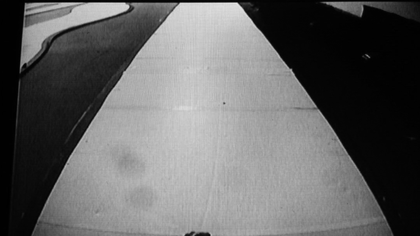
%> input picture 2.bmp, 420 x 236 px, shrunk from 1080 x 607 before the run
$ octave Untitled.m   (GNU Octave 9; MATLAB toolbox functions it lacks are replaced by stand-ins)
%> lines starting %> are read from the running program, lines starting %| are printed output that depends on the picture; in (x1, y1, x2, y2) boxes, pixels count from 0 and x2, y2 are one past the last pixel; in counts of white or black regions, pixels touching at a corner belong together; the program's own positions count from 1
### sobel.m
function img_sobel = sobel(img_test)
[m,n]=size(img_test) ;
img_sobel = zeros(m,n) ;
alpha=2 ;
for i=2:m-1
    for j=2:n-1
        temp=uint16(abs(int16(img_test(i-1,j-1))+alpha*int16(img_test(i,j-1))+int16(img_test(i+1,j-1))-int16(img_test(i-1,j+1))-alpha*int16(img_test(i,j+1))-int16(img_test(i+1,j+1)))) ;
        if(temp>125)
            temp=255 ;
        else
            temp=0 ;
        end
        img_sobel(i,j)=uint8(temp) ;
    end
end
return ;

### Untitled.m
           clc;
clear all;
img_gray = imread('2.bmp','bmp');
%> img_gray is the input picture: size 236x420 uint8; min 0, max 236, mean 99.8
a = size(img_gray);
%> a = [236 420]
subplot(3,3,1),imshow(img_gray);title('原图像') ;
for i = 1:a(1)
    for j = 1:a(2)
        img_gray(i,j) = img_gray(i,j) * ((img_gray(i,j)/126).^2 );
    end
end
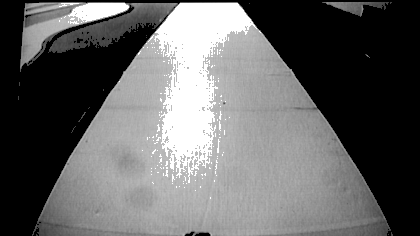
%> img_gray: size 236x420 uint8; min 0, max 255, mean 100.2

subplot(3,3,2),imshow(img_gray);title('加强对比度') ;
%b = rgb2gray(a);
%img_histeq = histeq(img_gray,255);
%subplot(3,3,2),imshow(img_histeq);title('直方图均衡') ;
img_sobel=sobel(img_gray) ;
%> after the loop in sobel, `for i=2:m-1`:
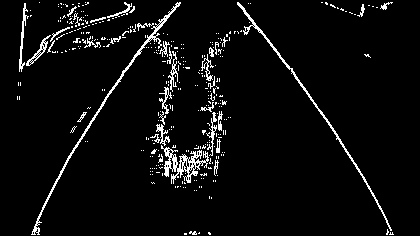
%> img_sobel: size 236x420 double; 5% white in thin lines or dots, all inside (x1, y1, x2, y2) = (17, 2, 394, 235)
subplot(3,3,3),imshow(img_sobel);title('边缘检测') ;

%kernel=[1;1;1;1;1;1;1;1;1] ;
img_erode=imerode(img_sobel,[1;1;1;1;1;1;1;1;1]) ;
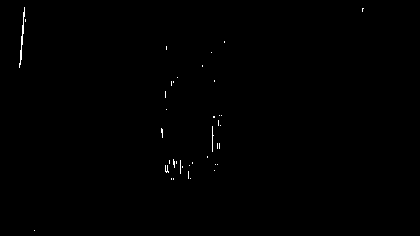
%> img_erode: size 236x420 double; 0.28% white in thin lines or dots, all inside (x1, y1, x2, y2) = (19, 7, 364, 231)
img_dilate=imdilate(img_erode,[1;1;1;1;1;1;1;1]) ;
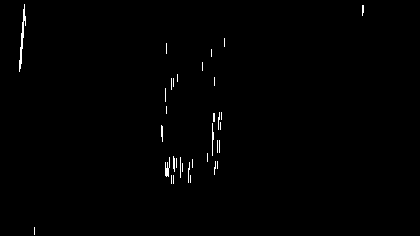
%> img_dilate: size 236x420 double; 0.64% white in thin lines or dots, all inside (x1, y1, x2, y2) = (19, 4, 364, 235)
subplot(3,3,4),imshow(img_erode);title('imerode Image') ;
subplot(3,3,5),imshow(img_dilate);title('imdilate Image') ;

for i = 1:a(1)
    for j = 1:a(2)
        if(img_dilate(i,j) == 255)
            img_sobel(i,j) = 0;
        end
    end
end
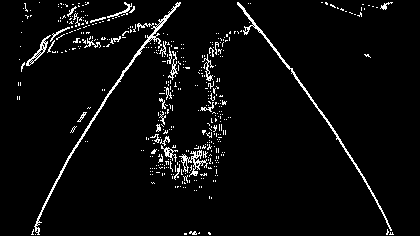
%> img_sobel: size 236x420 double; 4.3% white in thin lines or dots, all inside (x1, y1, x2, y2) = (17, 2, 394, 235)

subplot(3,3,6),imshow(img_sobel);title('imdilate Image') ;
theta = 0:179;
[R,xp] = radon(img_dilate,theta)
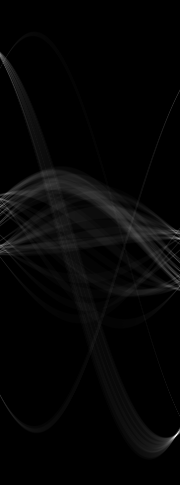
%> R: size 485x180 double; min 0, max 15357.6, mean 334.9; drawn with min black and max white
%> xp = 485 values from -242 to 242

$ run again, with 4.bmp copied over 2.bmp
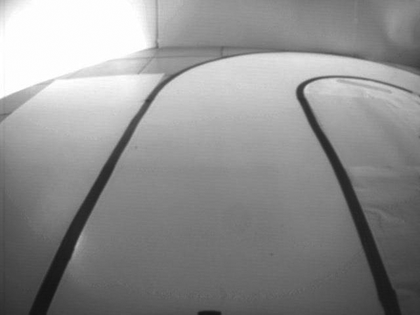
%> input picture 4.bmp, 420 x 315 px, shrunk from 640 x 480 before the run
%> img_gray is the input picture: size 315x420 uint8; min 19, max 255, mean 142.6
%> after the loop in sobel, `for i=2:m-1`:
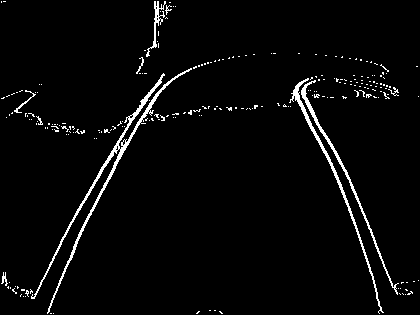
%> img_sobel: size 315x420 double; 3.2% white in thin lines or dots
%> img_erode: size 315x420 double; 0.14% white in thin lines or dots, all inside (x1, y1, x2, y2) = (3, 5, 378, 297)
%> img_dilate: size 315x420 double; 0.39% white in thin lines or dots, all inside (x1, y1, x2, y2) = (3, 2, 378, 301)
%> `[R,xp] = radon(img_dilate,theta)`:
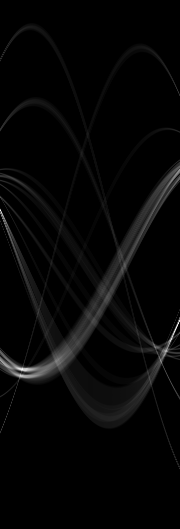
%> R: size 529x180 double; min 0, max 10016.9, mean 251.1; drawn with min black and max white
%> xp = 529 values from -264 to 264

$ run again, with 5.bmp copied over 2.bmp
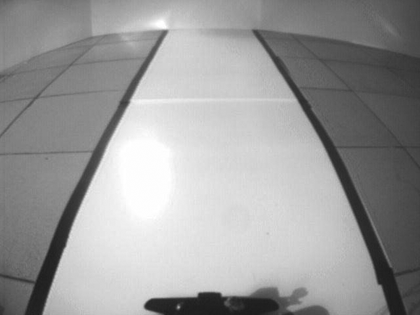
%> input picture 5.bmp, 420 x 315 px, shrunk from 640 x 480 before the run
%> img_gray is the input picture: size 315x420 uint8; min 27, max 255, mean 155
%> after the loop in sobel, `for i=2:m-1`:
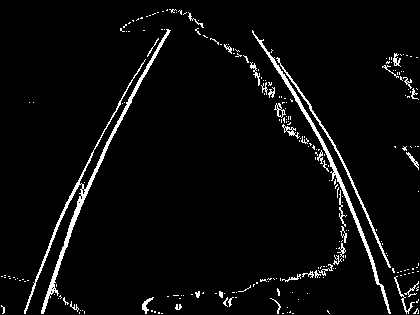
%> img_sobel: size 315x420 double; 4.3% white in thin lines or dots
%> img_erode: size 315x420 double; 0.27% white in thin lines or dots, all inside (x1, y1, x2, y2) = (43, 57, 395, 310)
%> img_dilate: size 315x420 double; 0.95% white; 23 white regions (16 under 20 px), largest, box (x1, y1, x2, y2) and area: (327, 150, 378, 285) 463, (43, 197, 81, 314) 447, (382, 286, 389, 313) 63
%> `[R,xp] = radon(img_dilate,theta)`:
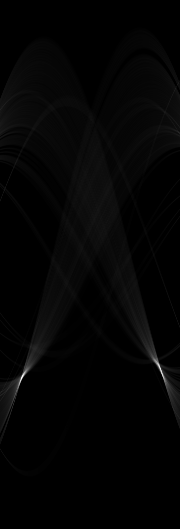
%> R: size 529x180 double; min 0, max 35484.3, mean 607.9; drawn with min black and max white
%> xp = 529 values from -264 to 264
